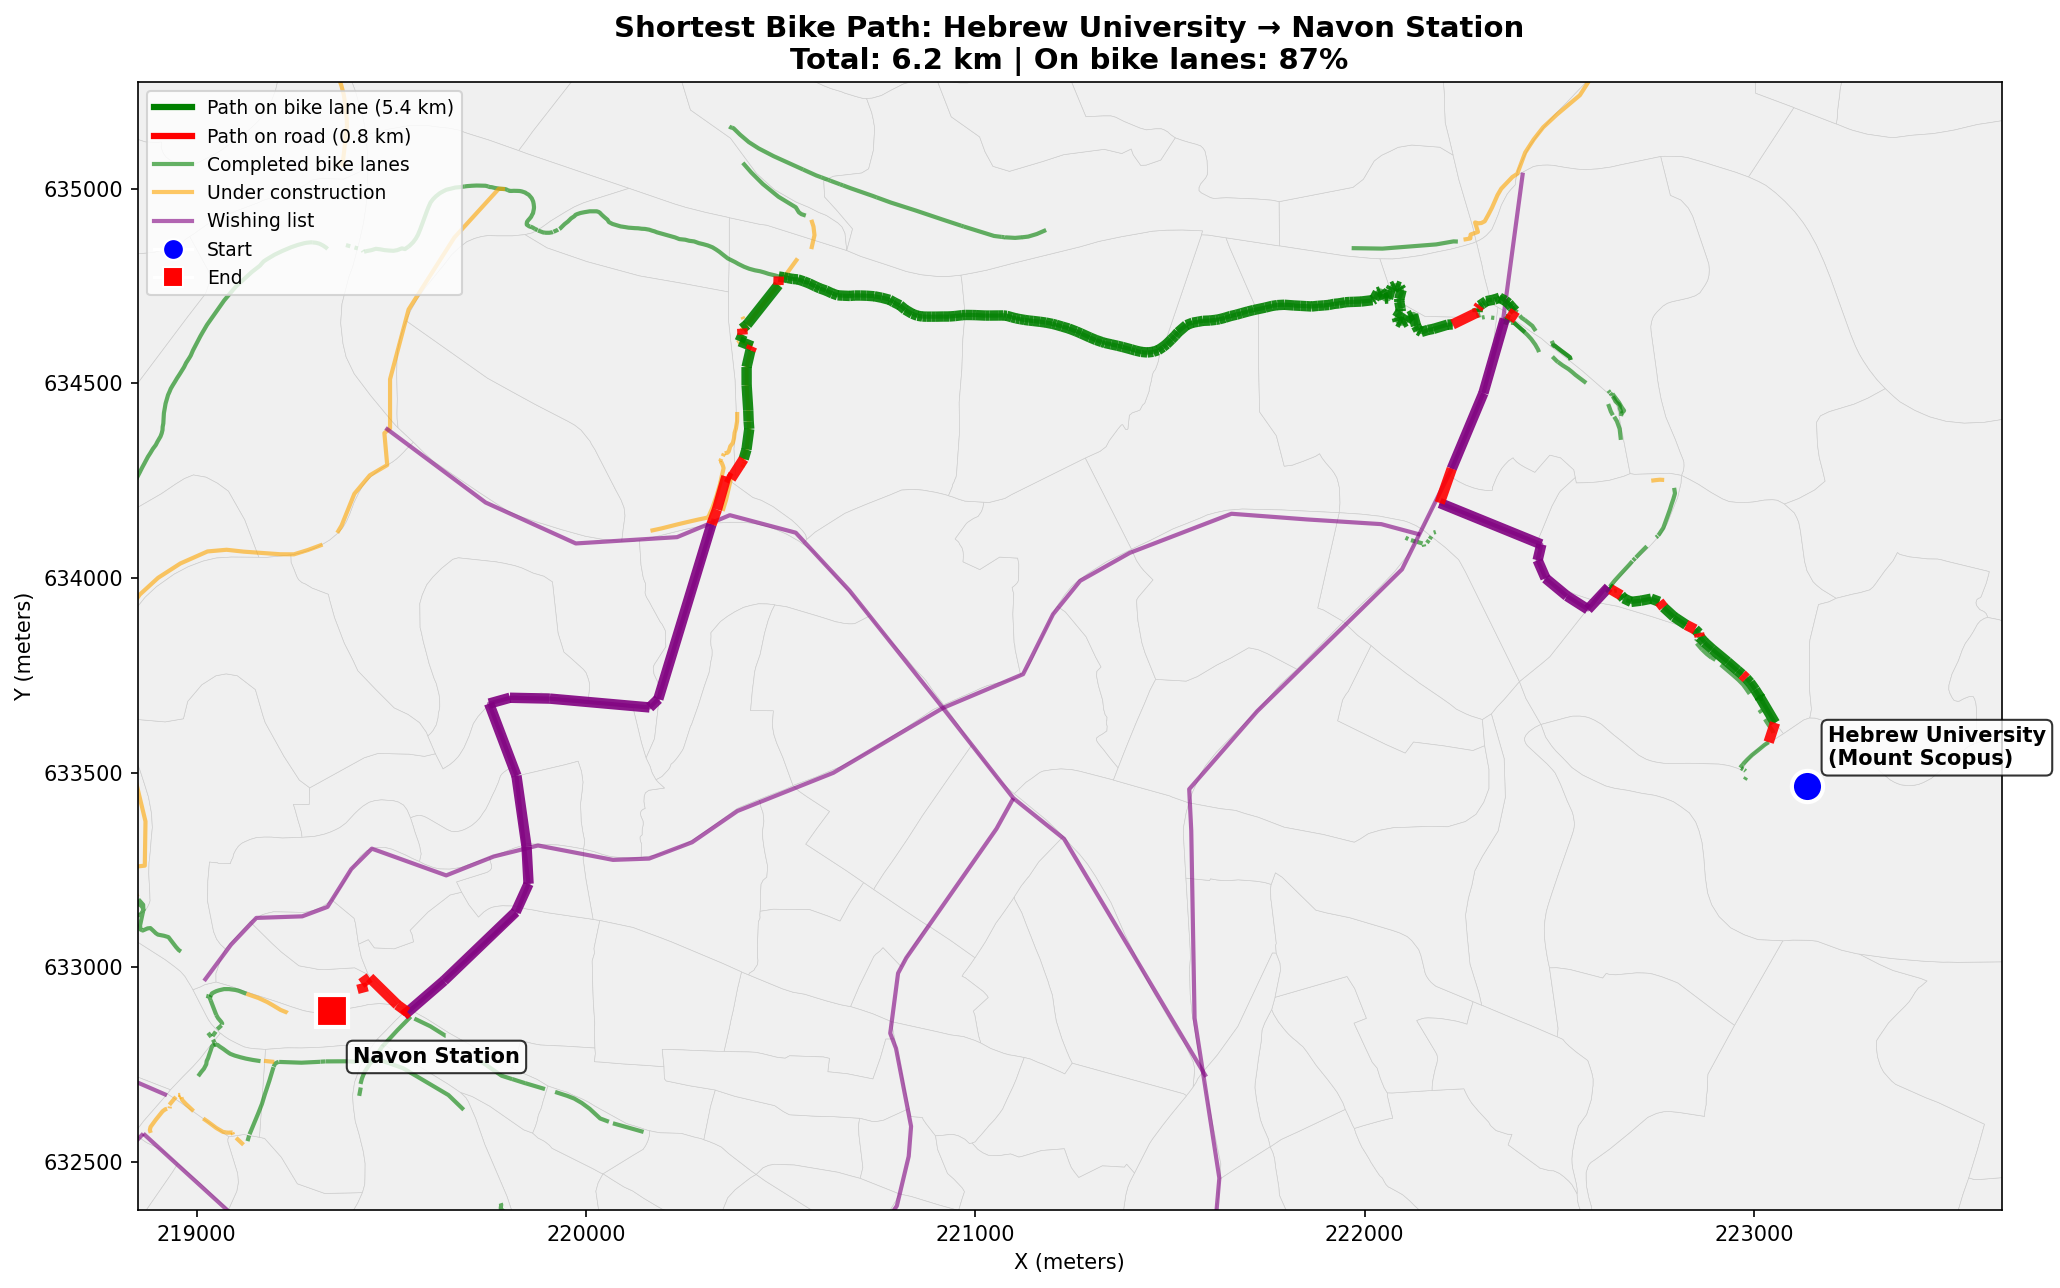

Generate this figure with Python:
"""
Create static map (PNG/PDF) of shortest path between Hebrew University and Navon Station
"""

import geopandas as gpd
import pandas as pd
import numpy as np
import networkx as nx
import matplotlib.pyplot as plt
from matplotlib.lines import Line2D
from pathlib import Path
from shapely.geometry import LineString, Point
from shapely import wkb
from scipy.spatial import cKDTree
import fiona
import warnings

warnings.filterwarnings('ignore')

# Configuration
script_dir = Path(__file__).parent
ROADS_FILE = script_dir / "ISR.parquet"
BIKE_LANES_COMPLETED = script_dir / "bike_lanes_completed.kml"
BIKE_LANES_CONSTRUCTION = script_dir / "bike_lanes_construction.kml"
BIKE_LANES_WISHING_LIST = script_dir / "bike_lanes_wishing_list.kml"
AREAS_FILE = script_dir / "jer_areas.shp"

# Locations (WGS84)
HEBREW_UNIVERSITY_SCOPUS = (31.7939, 35.2433)  # lat, lon
NAVON_STATION = (31.7887, 35.2033)  # lat, lon

TARGET_CRS = 2039  # Israel TM Grid
K_PENALTY = 10

fiona.drvsupport.supported_drivers['KML'] = 'rw'


def load_data():
    """Load all data."""
    print("Loading data...")

    # Load areas
    areas = gpd.read_file(AREAS_FILE)
    areas = areas[areas['in_jeru'] == 1].copy()
    areas = areas.to_crs(TARGET_CRS)

    # Load roads
    print("  Loading roads...")
    df = pd.read_parquet(ROADS_FILE)
    df['geometry'] = df['geometry'].apply(lambda x: wkb.loads(x))
    roads = gpd.GeoDataFrame(df, geometry='geometry', crs=4326)
    roads = roads.to_crs(TARGET_CRS)

    jeru_bounds = areas.total_bounds
    buffer = 1000
    roads = roads.cx[jeru_bounds[0]-buffer:jeru_bounds[2]+buffer,
                     jeru_bounds[1]-buffer:jeru_bounds[3]+buffer]

    # Load bike lanes
    print("  Loading bike lanes...")
    completed = gpd.read_file(BIKE_LANES_COMPLETED, driver='KML').to_crs(TARGET_CRS)
    construction = gpd.read_file(BIKE_LANES_CONSTRUCTION, driver='KML').to_crs(TARGET_CRS)
    wishing = gpd.read_file(BIKE_LANES_WISHING_LIST, driver='KML').to_crs(TARGET_CRS)

    completed['source'] = 'completed'
    construction['source'] = 'construction'
    wishing['source'] = 'wishing'

    return roads, completed, construction, wishing, areas


def build_network(roads, bike_lanes_list, tolerance=10):
    """Build network graph."""
    print("Building network...")

    all_points = []

    for idx, row in roads.iterrows():
        geom = row.geometry
        if geom is None or geom.is_empty or geom.geom_type != 'LineString':
            continue
        coords = list(geom.coords)
        if len(coords) >= 2:
            all_points.append((coords[0][0], coords[0][1]))
            all_points.append((coords[-1][0], coords[-1][1]))

    for bike_gdf in bike_lanes_list:
        for idx, row in bike_gdf.iterrows():
            geom = row.geometry
            if geom is None or geom.is_empty:
                continue
            lines = [geom] if geom.geom_type == 'LineString' else list(geom.geoms)
            for line in lines:
                for coord in line.coords:
                    all_points.append((coord[0], coord[1]))

    coords_array = np.array(all_points)
    tree = cKDTree(coords_array)

    visited = set()
    node_coords = {}
    node_counter = 0

    for i in range(len(all_points)):
        if i in visited:
            continue
        neighbors = tree.query_ball_point(coords_array[i], tolerance)
        cluster_coords = coords_array[neighbors]
        centroid = cluster_coords.mean(axis=0)

        node_id = node_counter
        node_counter += 1
        node_coords[node_id] = (centroid[0], centroid[1])

        for j in neighbors:
            visited.add(j)

    G = nx.Graph()
    for nid, (x, y) in node_coords.items():
        G.add_node(nid, x=x, y=y)

    node_ids = list(node_coords.keys())
    node_coords_array = np.array([node_coords[n] for n in node_ids])
    node_tree = cKDTree(node_coords_array)

    # Add road edges
    for idx, row in roads.iterrows():
        geom = row.geometry
        if geom is None or geom.is_empty or geom.geom_type != 'LineString':
            continue
        coords = list(geom.coords)
        if len(coords) < 2:
            continue

        _, start_idx = node_tree.query(coords[0][:2])
        _, end_idx = node_tree.query(coords[-1][:2])

        start_node = node_ids[start_idx]
        end_node = node_ids[end_idx]

        if start_node != end_node:
            length = geom.length
            if not G.has_edge(start_node, end_node) or G[start_node][end_node]['length'] > length:
                G.add_edge(start_node, end_node, length=length, has_bike_lane=False, source='road')

    # Add bike lane edges
    for bike_gdf in bike_lanes_list:
        source_name = bike_gdf['source'].iloc[0] if 'source' in bike_gdf.columns else 'bike'

        for idx, row in bike_gdf.iterrows():
            geom = row.geometry
            if geom is None or geom.is_empty:
                continue

            lines = [geom] if geom.geom_type == 'LineString' else list(geom.geoms)

            for line in lines:
                coords = list(line.coords)
                if len(coords) < 2:
                    continue

                prev_node = None
                prev_coord = None
                for coord in coords:
                    x, y = coord[0], coord[1]
                    _, node_idx = node_tree.query([x, y])
                    node = node_ids[node_idx]

                    if prev_node is not None and prev_node != node:
                        segment = LineString([prev_coord[:2], (x, y)])
                        segment_length = segment.length

                        if G.has_edge(prev_node, node):
                            G[prev_node][node]['has_bike_lane'] = True
                            G[prev_node][node]['source'] = source_name
                        else:
                            G.add_edge(prev_node, node, length=segment_length, has_bike_lane=True, source=source_name)

                    prev_node = node
                    prev_coord = coord

    # Apply weights
    for u, v in G.edges():
        length = G[u][v]['length']
        has_bike = G[u][v].get('has_bike_lane', False)
        G[u][v]['weight'] = length if has_bike else length * K_PENALTY

    return G, node_coords


def connect_components(G, node_coords, max_gap=200):
    """Connect nearby disconnected components."""
    print("Connecting components...")

    components = list(nx.connected_components(G))
    if len(components) <= 1:
        return G

    component_boundaries = []
    for comp in components:
        comp_nodes = list(comp)
        comp_coords = np.array([node_coords[n] for n in comp_nodes])
        component_boundaries.append((comp_nodes, comp_coords))

    for i in range(len(component_boundaries)):
        nodes_i, coords_i = component_boundaries[i]
        tree_i = cKDTree(coords_i)

        for j in range(i + 1, len(component_boundaries)):
            nodes_j, coords_j = component_boundaries[j]

            min_dist = float('inf')
            best_pair = None

            for k, coord in enumerate(coords_j):
                dist, idx = tree_i.query(coord)
                if dist < min_dist:
                    min_dist = dist
                    best_pair = (nodes_i[idx], nodes_j[k])

            if min_dist < max_gap and best_pair:
                G.add_edge(best_pair[0], best_pair[1],
                          length=min_dist, weight=min_dist * K_PENALTY,
                          has_bike_lane=False, source='connection')

    return G


def find_shortest_path(G, node_coords, start_latlon, end_latlon):
    """Find shortest path."""
    start_point = gpd.GeoSeries([Point(start_latlon[1], start_latlon[0])], crs=4326).to_crs(TARGET_CRS)[0]
    end_point = gpd.GeoSeries([Point(end_latlon[1], end_latlon[0])], crs=4326).to_crs(TARGET_CRS)[0]

    node_ids = list(node_coords.keys())
    coords_array = np.array([node_coords[n] for n in node_ids])
    tree = cKDTree(coords_array)

    _, start_idx = tree.query([start_point.x, start_point.y])
    _, end_idx = tree.query([end_point.x, end_point.y])

    start_node = node_ids[start_idx]
    end_node = node_ids[end_idx]

    if nx.has_path(G, start_node, end_node):
        path = nx.shortest_path(G, start_node, end_node, weight='weight')
        actual_dist = sum(G[path[i]][path[i+1]]['length'] for i in range(len(path)-1))
        return path, actual_dist
    return None, None


def create_map(G, node_coords, path, completed, construction, wishing, areas):
    """Create static map."""
    print("Creating map...")

    fig, ax = plt.subplots(1, 1, figsize=(14, 12))

    # Convert locations to projected CRS
    start_pt = gpd.GeoSeries([Point(HEBREW_UNIVERSITY_SCOPUS[1], HEBREW_UNIVERSITY_SCOPUS[0])], crs=4326).to_crs(TARGET_CRS)[0]
    end_pt = gpd.GeoSeries([Point(NAVON_STATION[1], NAVON_STATION[0])], crs=4326).to_crs(TARGET_CRS)[0]

    # Set map bounds around the path
    all_x = [node_coords[n][0] for n in path] + [start_pt.x, end_pt.x]
    all_y = [node_coords[n][1] for n in path] + [start_pt.y, end_pt.y]
    buffer = 500
    ax.set_xlim(min(all_x) - buffer, max(all_x) + buffer)
    ax.set_ylim(min(all_y) - buffer, max(all_y) + buffer)

    # Plot areas (light gray background)
    areas.plot(ax=ax, color='#f0f0f0', edgecolor='#cccccc', linewidth=0.3)

    # Plot bike lanes
    completed.plot(ax=ax, color='green', linewidth=2, alpha=0.6, label='Completed')
    construction.plot(ax=ax, color='orange', linewidth=2, alpha=0.6, label='Construction')
    wishing.plot(ax=ax, color='purple', linewidth=2, alpha=0.6, label='Wishing List')

    # Plot path segments with colors based on type
    path_segments_bike = []
    path_segments_road = []
    path_segments_wishing = []

    for i in range(len(path) - 1):
        u, v = path[i], path[i+1]
        x1, y1 = node_coords[u]
        x2, y2 = node_coords[v]
        segment = LineString([(x1, y1), (x2, y2)])

        has_bike = G[u][v].get('has_bike_lane', False)
        source = G[u][v].get('source', 'road')

        if has_bike:
            if source == 'wishing':
                path_segments_wishing.append(segment)
            else:
                path_segments_bike.append(segment)
        else:
            path_segments_road.append(segment)

    # Plot path segments
    if path_segments_bike:
        gdf_bike = gpd.GeoDataFrame(geometry=path_segments_bike, crs=TARGET_CRS)
        gdf_bike.plot(ax=ax, color='green', linewidth=5, alpha=0.9)

    if path_segments_wishing:
        gdf_wish = gpd.GeoDataFrame(geometry=path_segments_wishing, crs=TARGET_CRS)
        gdf_wish.plot(ax=ax, color='purple', linewidth=5, alpha=0.9)

    if path_segments_road:
        gdf_road = gpd.GeoDataFrame(geometry=path_segments_road, crs=TARGET_CRS)
        gdf_road.plot(ax=ax, color='red', linewidth=5, alpha=0.9)

    # Plot start and end markers
    ax.plot(start_pt.x, start_pt.y, 'o', markersize=15, color='blue', markeredgecolor='white', markeredgewidth=2, zorder=10)
    ax.plot(end_pt.x, end_pt.y, 's', markersize=15, color='red', markeredgecolor='white', markeredgewidth=2, zorder=10)

    # Add labels
    ax.annotate('Hebrew University\n(Mount Scopus)', xy=(start_pt.x, start_pt.y),
                xytext=(10, 10), textcoords='offset points', fontsize=10, fontweight='bold',
                bbox=dict(boxstyle='round,pad=0.3', facecolor='white', alpha=0.8))
    ax.annotate('Navon Station', xy=(end_pt.x, end_pt.y),
                xytext=(10, -25), textcoords='offset points', fontsize=10, fontweight='bold',
                bbox=dict(boxstyle='round,pad=0.3', facecolor='white', alpha=0.8))

    # Calculate path statistics
    bike_dist = sum(G[path[i]][path[i+1]]['length'] for i in range(len(path)-1) if G[path[i]][path[i+1]].get('has_bike_lane', False))
    road_dist = sum(G[path[i]][path[i+1]]['length'] for i in range(len(path)-1) if not G[path[i]][path[i+1]].get('has_bike_lane', False))
    total_dist = bike_dist + road_dist

    # Legend
    legend_elements = [
        Line2D([0], [0], color='green', linewidth=3, label=f'Path on bike lane ({bike_dist/1000:.1f} km)'),
        Line2D([0], [0], color='red', linewidth=3, label=f'Path on road ({road_dist/1000:.1f} km)'),
        Line2D([0], [0], color='green', linewidth=2, alpha=0.6, label='Completed bike lanes'),
        Line2D([0], [0], color='orange', linewidth=2, alpha=0.6, label='Under construction'),
        Line2D([0], [0], color='purple', linewidth=2, alpha=0.6, label='Wishing list'),
        Line2D([0], [0], marker='o', color='w', markerfacecolor='blue', markersize=10, label='Start'),
        Line2D([0], [0], marker='s', color='w', markerfacecolor='red', markersize=10, label='End'),
    ]
    ax.legend(handles=legend_elements, loc='upper left', fontsize=9)

    # Title
    ax.set_title(f'Shortest Bike Path: Hebrew University → Navon Station\nTotal: {total_dist/1000:.1f} km | On bike lanes: {100*bike_dist/total_dist:.0f}%',
                 fontsize=14, fontweight='bold')

    ax.set_xlabel('X (meters)', fontsize=10)
    ax.set_ylabel('Y (meters)', fontsize=10)
    ax.set_aspect('equal')

    plt.tight_layout()
    return fig


def main():
    print("=" * 60)
    print("SHORTEST PATH MAP")
    print("=" * 60)

    roads, completed, construction, wishing, areas = load_data()
    G, node_coords = build_network(roads, [completed, construction, wishing])
    G = connect_components(G, node_coords)

    print("\nFinding path...")
    path, actual_dist = find_shortest_path(G, node_coords, HEBREW_UNIVERSITY_SCOPUS, NAVON_STATION)

    if path:
        print(f"Path found: {actual_dist/1000:.2f} km")

        fig = create_map(G, node_coords, path, completed, construction, wishing, areas)

        # Save as PNG and PDF
        png_path = script_dir / "shortest_path_map.png"
        pdf_path = script_dir / "shortest_path_map.pdf"

        fig.savefig(png_path, dpi=150, bbox_inches='tight', facecolor='white')
        fig.savefig(pdf_path, bbox_inches='tight', facecolor='white')

        print(f"\nSaved: {png_path}")
        print(f"Saved: {pdf_path}")

        plt.close()
    else:
        print("No path found!")


if __name__ == '__main__':
    main()
